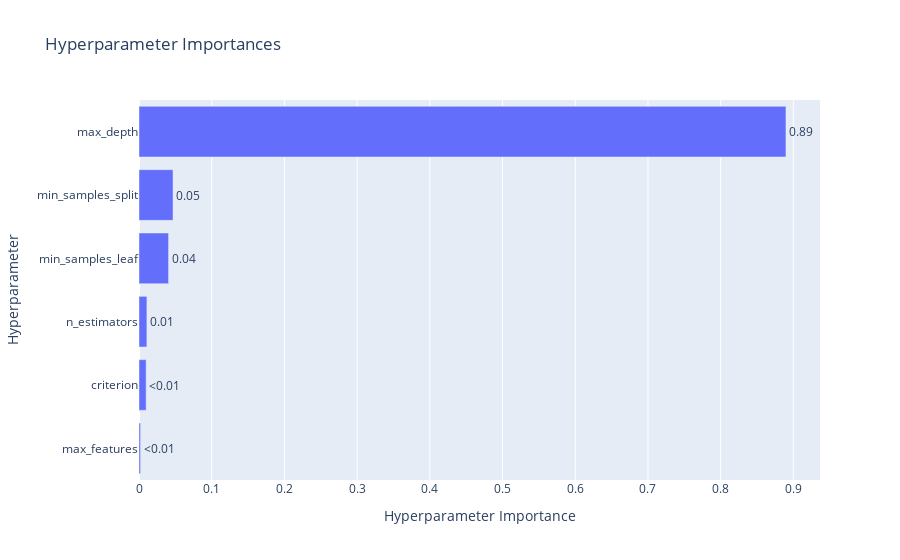

Here is the notebook cell this chart was saved with:
### Code cell
optuna.visualization.plot_param_importances(study)

### Figure 1 — Plotly figure (JSON) as saved in the notebook; plotly's stock layout.template omitted (floating-point values rounded to 4 significant figures)
{"data": [{"cliponaxis": false, "hovertemplate": ["max_features (CategoricalDistribution): 0.002130241030473181<extra></extra>", "criterion (CategoricalDistribution): 0.009813921261843168<extra></extra>", "n_estimators (IntDistribution): 0.010857604327795995<extra></extra>", "min_samples_leaf (IntDistribution): 0.040664865875593544<extra></extra>", "min_samples_split (IntDistribution): 0.0467810252557338<extra></extra>", "max_depth (IntDistribution): 0.8897523422485603<extra></extra>"], "name": "Objective Value", "orientation": "h", "text": ["<0.01", "<0.01", "0.01", "0.04", "0.05", "0.89"], "textposition": "outside", "type": "bar", "x": [0.00213, 0.009814, 0.01086, 0.04066, 0.04678, 0.8898], "y": ["max_features", "criterion", "n_estimators", "min_samples_leaf", "min_samples_split", "max_depth"]}], "layout": {"title": {"text": "Hyperparameter Importances"}, "xaxis": {"title": {"text": "Hyperparameter Importance"}}, "yaxis": {"title": {"text": "Hyperparameter"}}}}
